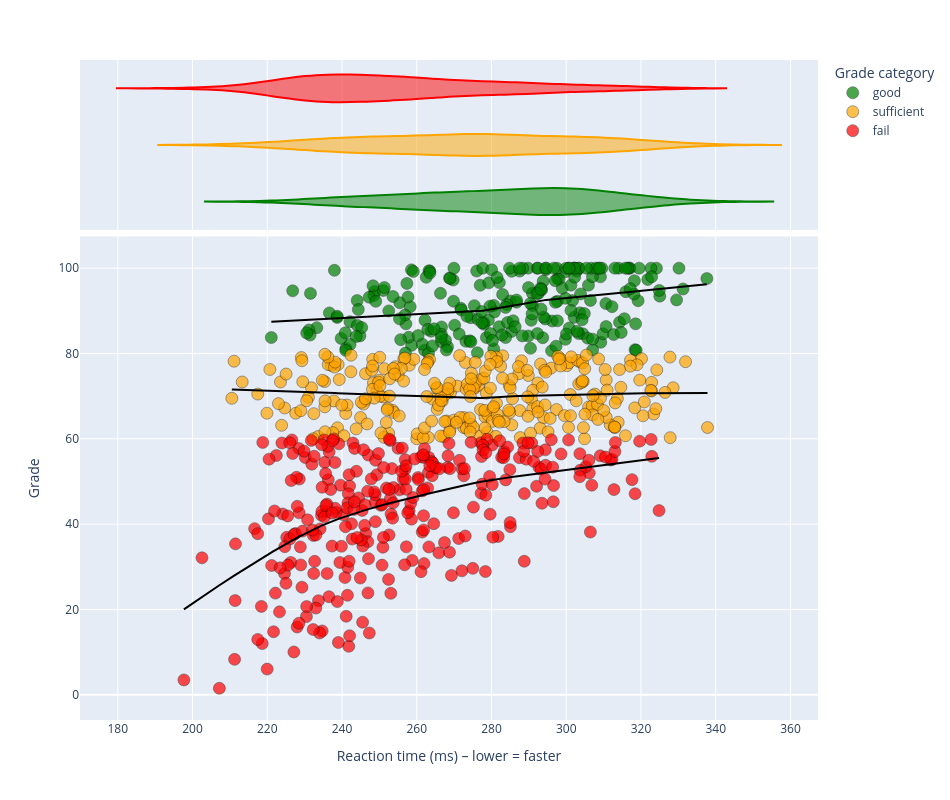

Notebook code cell kept with this figure:
### Markdown cell above
*Figure 7: Reaction time vs Grades vs Gaming Hours*

### Code cell
#| class: col-page-right
%run ../plots/gaming_response_time.ipynb

### Figure 1 — Plotly figure (JSON) as saved in the notebook; plotly's stock layout.template omitted (floating-point values rounded to 4 significant figures; data arrays with more than 128 entries replaced by an {"elided": "..."} marker saying what was removed)
{"data": [{"customdata": {"elided": "231x3 mixed values"}, "hovertemplate": "Grade category=%{customdata[2]}<br>Reaction time (ms)=%{x}<br>Grade=%{y}<br>Gaming hours/week=%{customdata[0]}<br>Study hours/week=%{customdata[1]}<extra></extra>", "legendgroup": "good", "marker": {"color": "green", "line": {"color": "black", "width": 0.5}, "opacity": 0.7, "size": 12, "symbol": "circle"}, "mode": "markers", "name": "good", "orientation": "v", "showlegend": true, "type": "scatter", "x": {"elided": "231 float values"}, "xaxis": "x", "y": {"elided": "231 float values"}, "yaxis": "y"}, {"alignmentgroup": "True", "customdata": {"elided": "231x3 mixed values"}, "hovertemplate": "Grade category=%{customdata[2]}<br>Reaction time (ms)=%{x}<br>Gaming hours/week=%{customdata[0]}<br>Study hours/week=%{customdata[1]}<extra></extra>", "legendgroup": "good", "marker": {"color": "green", "line": {"color": "black", "width": 0.5}, "opacity": 0.7, "size": 12, "symbol": "circle"}, "name": "good", "offsetgroup": "good", "scalegroup": "x", "showlegend": false, "type": "violin", "x": {"elided": "231 float values"}, "xaxis": "x2", "yaxis": "y2"}, {"hovertemplate": "<b>LOWESS trendline</b><br><br>Grade category=good<br>Reaction time (ms)=%{x}<br>Grade=%{y} <b>(trend)</b><extra></extra>", "legendgroup": "good", "line": {"color": "black"}, "marker": {"color": "green", "line": {"color": "black", "width": 0.5}, "opacity": 0.7, "size": 12, "symbol": "circle"}, "mode": "lines", "name": "good", "showlegend": false, "type": "scatter", "x": {"elided": "231 float values"}, "xaxis": "x", "y": {"elided": "231 float values"}, "yaxis": "y"}, {"customdata": {"elided": "272x3 mixed values"}, "hovertemplate": "Grade category=%{customdata[2]}<br>Reaction time (ms)=%{x}<br>Grade=%{y}<br>Gaming hours/week=%{customdata[0]}<br>Study hours/week=%{customdata[1]}<extra></extra>", "legendgroup": "sufficient", "marker": {"color": "orange", "line": {"color": "black", "width": 0.5}, "opacity": 0.7, "size": 12, "symbol": "circle"}, "mode": "markers", "name": "sufficient", "orientation": "v", "showlegend": true, "type": "scatter", "x": {"elided": "272 float values"}, "xaxis": "x", "y": {"elided": "272 float values"}, "yaxis": "y"}, {"alignmentgroup": "True", "customdata": {"elided": "272x3 mixed values"}, "hovertemplate": "Grade category=%{customdata[2]}<br>Reaction time (ms)=%{x}<br>Gaming hours/week=%{customdata[0]}<br>Study hours/week=%{customdata[1]}<extra></extra>", "legendgroup": "sufficient", "marker": {"color": "orange", "line": {"color": "black", "width": 0.5}, "opacity": 0.7, "size": 12, "symbol": "circle"}, "name": "sufficient", "offsetgroup": "sufficient", "scalegroup": "x", "showlegend": false, "type": "violin", "x": {"elided": "272 float values"}, "xaxis": "x2", "yaxis": "y2"}, {"hovertemplate": "<b>LOWESS trendline</b><br><br>Grade category=sufficient<br>Reaction time (ms)=%{x}<br>Grade=%{y} <b>(trend)</b><extra></extra>", "legendgroup": "sufficient", "line": {"color": "black"}, "marker": {"color": "orange", "line": {"color": "black", "width": 0.5}, "opacity": 0.7, "size": 12, "symbol": "circle"}, "mode": "lines", "name": "sufficient", "showlegend": false, "type": "scatter", "x": {"elided": "272 float values"}, "xaxis": "x", "y": {"elided": "272 float values"}, "yaxis": "y"}, {"customdata": {"elided": "297x3 mixed values"}, "hovertemplate": "Grade category=%{customdata[2]}<br>Reaction time (ms)=%{x}<br>Grade=%{y}<br>Gaming hours/week=%{customdata[0]}<br>Study hours/week=%{customdata[1]}<extra></extra>", "legendgroup": "fail", "marker": {"color": "red", "line": {"color": "black", "width": 0.5}, "opacity": 0.7, "size": 12, "symbol": "circle"}, "mode": "markers", "name": "fail", "orientation": "v", "showlegend": true, "type": "scatter", "x": {"elided": "297 float values"}, "xaxis": "x", "y": {"elided": "297 float values"}, "yaxis": "y"}, {"alignmentgroup": "True", "customdata": {"elided": "297x3 mixed values"}, "hovertemplate": "Grade category=%{customdata[2]}<br>Reaction time (ms)=%{x}<br>Gaming hours/week=%{customdata[0]}<br>Study hours/week=%{customdata[1]}<extra></extra>", "legendgroup": "fail", "marker": {"color": "red", "line": {"color": "black", "width": 0.5}, "opacity": 0.7, "size": 12, "symbol": "circle"}, "name": "fail", "offsetgroup": "fail", "scalegroup": "x", "showlegend": false, "type": "violin", "x": {"elided": "297 float values"}, "xaxis": "x2", "yaxis": "y2"}, {"hovertemplate": "<b>LOWESS trendline</b><br><br>Grade category=fail<br>Reaction time (ms)=%{x}<br>Grade=%{y} <b>(trend)</b><extra></extra>", "legendgroup": "fail", "line": {"color": "black"}, "marker": {"color": "red", "line": {"color": "black", "width": 0.5}, "opacity": 0.7, "size": 12, "symbol": "circle"}, "mode": "lines", "name": "fail", "showlegend": false, "type": "scatter", "x": {"elided": "297 float values"}, "xaxis": "x", "y": {"elided": "297 float values"}, "yaxis": "y"}], "layout": {"height": 800, "legend": {"title": {"text": "Grade category"}, "tracegroupgap": 0}, "margin": {"t": 60}, "width": 950, "xaxis": {"anchor": "y", "domain": [0, 1], "title": {"text": "Reaction time (ms) – lower = faster"}}, "xaxis2": {"anchor": "y2", "domain": [0, 1], "matches": "x", "showgrid": true, "showticklabels": false}, "yaxis": {"anchor": "x", "domain": [0, 0.7326], "title": {"text": "Grade"}}, "yaxis2": {"anchor": "x2", "domain": [0.7426, 1], "matches": "y2", "showgrid": false, "showline": false, "showticklabels": false, "ticks": ""}}}
